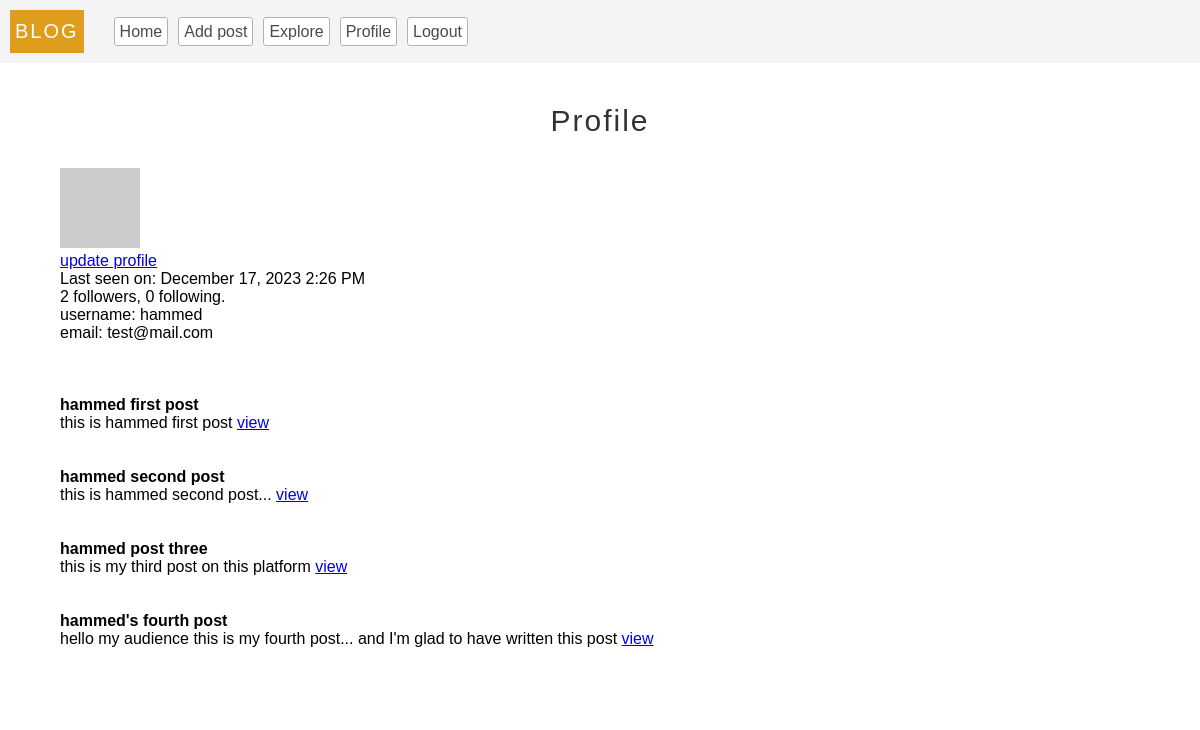
Page /profile (signed in) on the earlier database version.
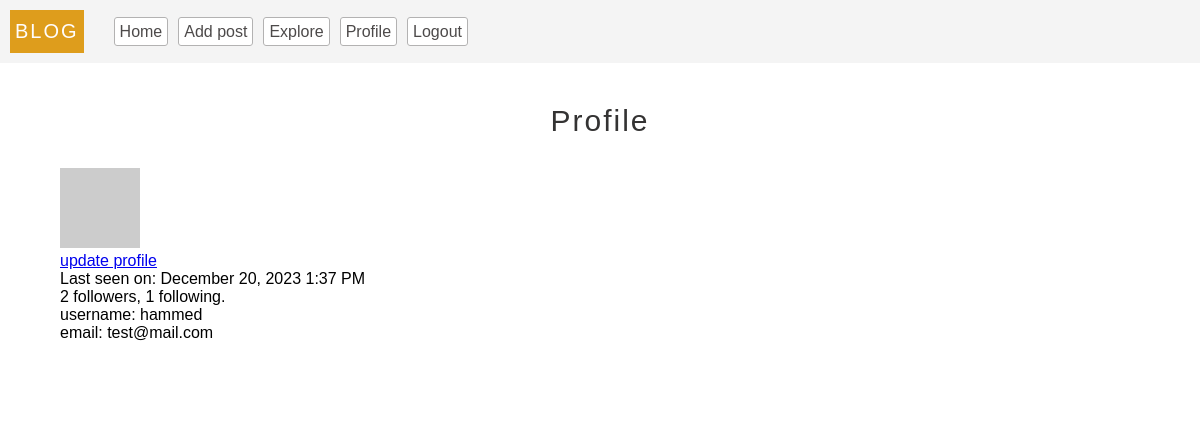
Same page on the later database version.
### models.py (models this page shows, shortened)
class User(db.Model, UserMixin):
  __tablename__ = 'users'
  id = db.Column(db.Integer, primary_key = True)
  username = db.Column(db.String(100), unique = True, index = True)
  email = db.Column(db.String(100), index = True, unique = True)
  password = db.Column(db.String(200))
  last_seen = db.Column(db.DateTime, default=datetime.utcnow, index = True)
  about_me = db.Column(db.String, nullable=True)
  posts = db.relationship(
    'Post',
    backref = 'author',
    lazy = 'dynamic'
  )
  followed = db.relationship(
    'User',
    secondary = followers,
    primaryjoin = (followers.c.follower_id == id),
    secondaryjoin = (followers.c.followed_id == id),
    backref = db.backref('followers', lazy='dynamic'),
    lazy = 'dynamic'
  )
  follower = db.relationship(
    'User',
    secondary = followers,
    primaryjoin = (followers.c.followed_id == id),
    secondaryjoin = (followers.c.follower_id == id),
    backref = db.backref('followed_user', lazy='dynamic'),
    lazy = 'dynamic'
  )
  def avatar(self, size='80'):
    digest = md5(str(self.email).lower().encode('utf-8')).hexdigest()
    return f'https://gravatar.com/avatar/{digest}?d=identicon&s={size}'
  def update_last_seen(self):
    self.last_seen = datetime.utcnow()
    db.session.commit()
  @login.user_loader
  def get_user(id):
    return User.query.get(int(id))

class Post(db.Model):
  __tablename__ = 'posts'
  id = db.Column(db.Integer, primary_key = True)
  body = db.Column(db.String(300) ,nullable = False)
  title = db.Column(db.String(20), nullable = False)
  timestamp = db.Column(db.DateTime, default=datetime.utcnow, index = True)
  user_id = db.Column(db.Integer, db.ForeignKey('users.id'))
  language = db.Column(db.String(20))

### server.py (the view)
@app.route('/profile')
@login_required
def profile():
  return render_template('profile.html', title='Profile', user = current_user, posts = current_user.posts)

### app.py (called while the page is built)
def get_locale():
  return request.accept_languages.best_match(app.config['LANGUAGES'])

### server.py (called while the page is built)
@app.before_request
def validate():
  if current_user.is_authenticated:
    current_user.update_last_seen()
  g.locale =  (str(get_locale()))

### templates/profile.html (shortened to what this page needs)
{% extends 'base.html'%}
{% block content %}
  <center><p class="header">{{_('Profile')}}</p></center>
  <div class="profile-photo-container">
    <img class="profile-photo" src="{{current_user.avatar()}}" alt="photo"/>
    <p><a href="{{url_for('update_profile')}}"> {{_('update profile')}}</a></p>
  </div>
  {% if user.last_seen %}<p>{{ _( 'Last seen on: %(time)s ', time = moment(user.last_seen).format('LLL') ) }}</p>{% endif %}
  <p>{{ user.follower.count() }} {{_('followers')}}, {{ user.followed.count() }} {{_('following')}}.</p>
  <p>{{_('username')}}: {{current_user.username}}</p>
  <p>{{_('email')}}: {{current_user.email}}</p>
  <br><br>
  {% for post in posts %}
  <br>
      <article>
        <h4>{{post.title}}</h4>
        {{post.body}}
        <a href="/post/{{post.id}}">view</a>
      </article>
  <br>
    {% endfor %}
{% endblock %}

Differences in the rows shown:
removed Post: title "hammed first post", body "this is hammed first post"
removed Post: title "hammed second post", body "this is hammed second post..."
removed Post: title "hammed post three", body "this is my third post on this platform"
removed Post: title "hammed's fourth post", body "hello my audience this is my fourth post... and I'm glad to have written this post"
changed User "hammed": last_seen "Last seen on: December 17, 2023 2:26 PM" → "Last seen on: December 20, 2023 1:37 PM"
Other differences:
{{ user.followed.count() }}: "0" → "1"
